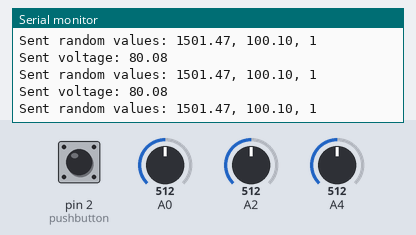
Bench run of a sketch on a simulated Arduino Uno, built with avr-gcc and run on an emulated ATmega328P. On the bench: the last lines printed to the serial monitor. The test bench sets the inputs (shaded band); at power-on: A0 = 512, A2 = 512, A4 = 512, pin 2 (pushbutton) HIGH.

Above: at 1.3 s.
1.4 s: A0 set to 716
At 2.1 s:
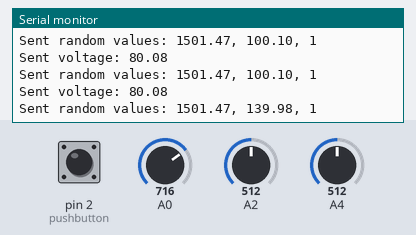
2.9 s: A2 set to 716
At 3.7 s:
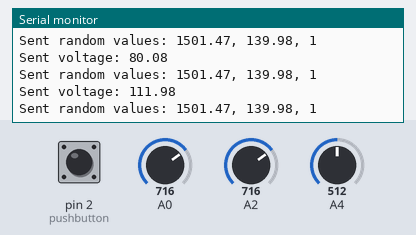
4.4 s: A4 set to 716
At 5.2 s:
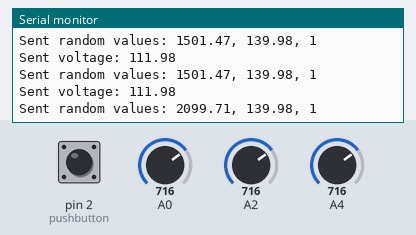
5.9 s: A0 set to 0
At 6.3 s:
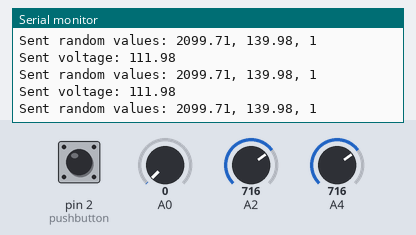
9.0 s: pin 2 (pushbutton) pulled LOW for 0.65 s
At 9.5 s:
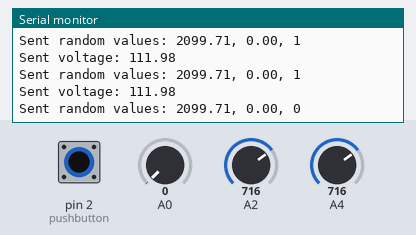
11.1 s: A2 set to 900
At 11.6 s:
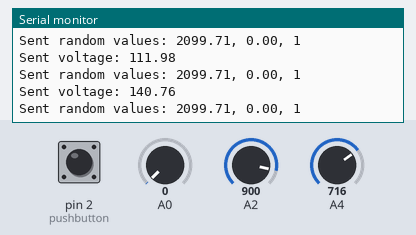
Timing chart, 0 to 13.6 s (numbered marks = the images above; inputs shaded):
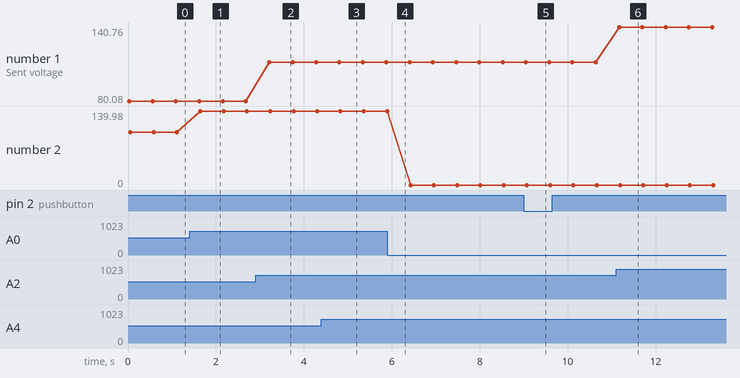

The sketch:

telemetria.ino
```cpp
#include <SoftwareSerial.h>          // Include SoftwareSerial library for communication

SoftwareSerial XBee(10, 11);         // Define SoftwareSerial pins: RX = 10, TX = 11
int pushbutton = 2;                  // declara o push button na porta 2
bool marcha = 0;

void setup() {
  Serial.begin(9600);                // Start communication with the PC for debugging
  XBee.begin(9600);                  // Start communication with the XBee module
  pinMode(pushbutton, INPUT_PULLUP); // define o pino do botao como entrada
}

void loop() {
  // Lê o valor no pino analógico A0 e escala para a faixa de temperatura (0 a 200)
  int temperatura_analog = analogRead(A0);
  float temperatura = temperatura_analog * (200.0 / 1023.0);

  // Lê o valor no pino analógico A2 e escala para a faixa de velocidade (0 a 160)
  int velocidade_analog = analogRead(A2);
  float velocidade = velocidade_analog * (160.0 / 1023.0);

  // Lê o valor no pino analógico A4 e escala para a faixa de combustível (0 a 3000)
  int combustivel_analog = analogRead(A4);
  float combustivel = combustivel_analog * (3000.0 / 1023.0);

  marcha = (digitalRead(pushbutton) == HIGH); // Atualiza marcha para 1 se o botão estiver pressionado, 0 caso contrário

// Envia os dados pelo XBee, separados por '#'
  XBee.print('<');                      // Marcador de início de transmissão
  XBee.print(velocidade);
  XBee.print('#');
  XBee.print(combustivel);
  XBee.print('#');
  XBee.print(temperatura);
  XBee.print('#');
  XBee.print(marcha);
  XBee.println('>');                    // Marcador de fim de transmissão

  // Exibe os dados enviados no monitor serial para depuração
  Serial.print("Sent voltage: ");
  Serial.println(velocidade);
  Serial.print("Sent random values: ");
  Serial.print(combustivel);
  Serial.print(", ");
  Serial.print(temperatura);
  Serial.print(", ");
  Serial.println(marcha);

  delay(500);                          // Intervalo entre envios para evitar sobrecarga
}
```

Measured:
- after the input at 1.4 s, the serial monitor: prints a new line after 0.24 s (image 1)
- after the input at 2.9 s, the serial monitor: prints a new line after 0.31 s (image 2)
- after the input at 4.4 s, the serial monitor: prints a new line after 0.43 s (image 3)
- after the input at 9.0 s, the serial monitor: prints a new line after 0.07 s (image 5)
- after the input at 11.1 s, the serial monitor: prints a new line after 0.07 s (image 6)
- plotted number 1: 80.08 → 111.98 after the input at 2.9 s, 111.98 → 140.76 after the input at 11.1 s
- plotted number 2: 100.1 → 139.98 after the input at 1.4 s, 139.98 → 0 after the input at 5.9 s
